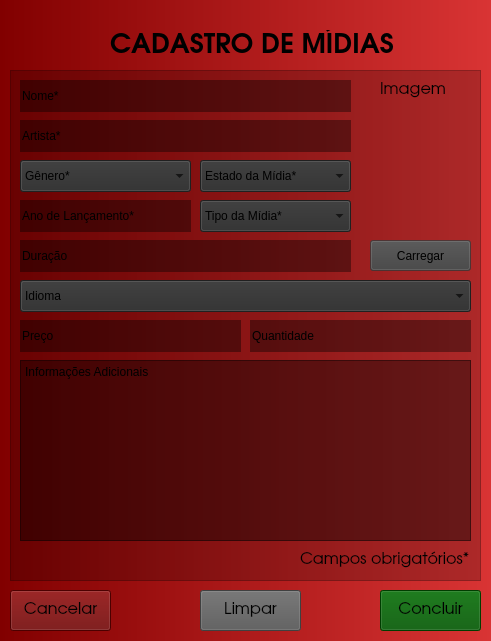
<?xml version="1.0" encoding="UTF-8"?>
<ui version="4.0">
 <class>frmCadastroMidia</class>
 <widget class="QWidget" name="frmCadastroMidia">
  <property name="windowModality">
   <enum>Qt::ApplicationModal</enum>
  </property>
  <property name="geometry">
   <rect>
    <x>0</x>
    <y>0</y>
    <width>491</width>
    <height>641</height>
   </rect>
  </property>
  <property name="minimumSize">
   <size>
    <width>491</width>
    <height>641</height>
   </size>
  </property>
  <property name="maximumSize">
   <size>
    <width>491</width>
    <height>641</height>
   </size>
  </property>
  <property name="font">
   <font>
    <weight>50</weight>
    <italic>false</italic>
    <bold>false</bold>
   </font>
  </property>
  <property name="windowTitle">
   <string>Cadastro de Mídias</string>
  </property>
  <property name="styleSheet">
   <string notr="true">#frmCadastroMidia
{ 
	background-color: qlineargradient(spread:pad, x1:0, y1:0, x2:1, y2:0, stop:0 rgba(129, 0, 0, 255), stop:1 rgba(217, 52, 52, 255));
   font: &quot;URW Gothic L&quot;;
}

#gpbMidia
{
	background-color: rgba(0, 0, 0, 50);
}

#btnCancelar
{
	background-color: rgb(106, 0, 0);
}

#btnLimpar
{	
	background-color: rgb(89, 89, 89);
}

#btnConcluir
{
	background-color: rgb(0, 85, 0);
}</string>
  </property>
  <widget class="QLabel" name="lblCadastroMidia">
   <property name="geometry">
    <rect>
     <x>110</x>
     <y>30</y>
     <width>291</width>
     <height>23</height>
    </rect>
   </property>
   <property name="minimumSize">
    <size>
     <width>0</width>
     <height>0</height>
    </size>
   </property>
   <property name="maximumSize">
    <size>
     <width>291</width>
     <height>23</height>
    </size>
   </property>
   <property name="font">
    <font>
     <family>URW Gothic L</family>
     <pointsize>20</pointsize>
     <weight>75</weight>
     <bold>true</bold>
    </font>
   </property>
   <property name="styleSheet">
    <string notr="true"/>
   </property>
   <property name="text">
    <string>CADASTRO DE MÍDIAS</string>
   </property>
  </widget>
  <widget class="QPushButton" name="btnCancelar">
   <property name="geometry">
    <rect>
     <x>10</x>
     <y>590</y>
     <width>101</width>
     <height>41</height>
    </rect>
   </property>
   <property name="minimumSize">
    <size>
     <width>0</width>
     <height>0</height>
    </size>
   </property>
   <property name="maximumSize">
    <size>
     <width>101</width>
     <height>41</height>
    </size>
   </property>
   <property name="font">
    <font>
     <family>URW Gothic L</family>
     <pointsize>12</pointsize>
    </font>
   </property>
   <property name="text">
    <string>Cancelar</string>
   </property>
  </widget>
  <widget class="QPushButton" name="btnConcluir">
   <property name="geometry">
    <rect>
     <x>380</x>
     <y>590</y>
     <width>101</width>
     <height>41</height>
    </rect>
   </property>
   <property name="minimumSize">
    <size>
     <width>0</width>
     <height>0</height>
    </size>
   </property>
   <property name="maximumSize">
    <size>
     <width>101</width>
     <height>41</height>
    </size>
   </property>
   <property name="font">
    <font>
     <family>URW Gothic L</family>
     <pointsize>12</pointsize>
    </font>
   </property>
   <property name="text">
    <string>Concluir</string>
   </property>
   <property name="autoDefault">
    <bool>false</bool>
   </property>
   <property name="default">
    <bool>false</bool>
   </property>
   <property name="flat">
    <bool>false</bool>
   </property>
  </widget>
  <widget class="QPushButton" name="btnLimpar">
   <property name="geometry">
    <rect>
     <x>200</x>
     <y>590</y>
     <width>101</width>
     <height>41</height>
    </rect>
   </property>
   <property name="minimumSize">
    <size>
     <width>0</width>
     <height>0</height>
    </size>
   </property>
   <property name="maximumSize">
    <size>
     <width>101</width>
     <height>41</height>
    </size>
   </property>
   <property name="font">
    <font>
     <family>URW Gothic L</family>
     <pointsize>12</pointsize>
    </font>
   </property>
   <property name="text">
    <string>Limpar</string>
   </property>
  </widget>
  <widget class="QFrame" name="gpbMidia">
   <property name="geometry">
    <rect>
     <x>10</x>
     <y>70</y>
     <width>471</width>
     <height>511</height>
    </rect>
   </property>
   <property name="maximumSize">
    <size>
     <width>471</width>
     <height>511</height>
    </size>
   </property>
   <property name="styleSheet">
    <string notr="true">.QLabel, .QPlainTextEdit, .QPushButton, .QComboBox, .QRadioButton, .QDateEdit, .QLineEdit
{
	font: 12pt &quot;URW Gothic L&quot;;;
}

QPlainTextEdit, .QLineEdit
{
	background-color: rgb(0, 0, 0, 100);
}

QComboBox
{	
	background-color: rgb(45, 45, 45);
}

.QPushButton
{	
	background-color: rgb(65, 65, 65, 150);
}</string>
   </property>
   <property name="frameShape">
    <enum>QFrame::StyledPanel</enum>
   </property>
   <property name="frameShadow">
    <enum>QFrame::Raised</enum>
   </property>
   <widget class="QLabel" name="lblCamposObrigatorios">
    <property name="geometry">
     <rect>
      <x>290</x>
      <y>480</y>
      <width>171</width>
      <height>21</height>
     </rect>
    </property>
    <property name="minimumSize">
     <size>
      <width>0</width>
      <height>0</height>
     </size>
    </property>
    <property name="maximumSize">
     <size>
      <width>16777215</width>
      <height>21</height>
     </size>
    </property>
    <property name="font">
     <font>
      <family>URW Gothic L</family>
      <pointsize>12</pointsize>
      <weight>50</weight>
      <italic>false</italic>
      <bold>false</bold>
     </font>
    </property>
    <property name="text">
     <string>Campos obrigatórios*</string>
    </property>
   </widget>
   <widget class="QComboBox" name="cmbTipo">
    <property name="geometry">
     <rect>
      <x>190</x>
      <y>130</y>
      <width>151</width>
      <height>32</height>
     </rect>
    </property>
    <property name="minimumSize">
     <size>
      <width>0</width>
      <height>0</height>
     </size>
    </property>
    <property name="maximumSize">
     <size>
      <width>151</width>
      <height>32</height>
     </size>
    </property>
    <item>
     <property name="text">
      <string>Tipo da Mídia*</string>
     </property>
    </item>
    <item>
     <property name="text">
      <string>CD</string>
     </property>
    </item>
    <item>
     <property name="text">
      <string>DVD</string>
     </property>
    </item>
    <item>
     <property name="text">
      <string>BluRay</string>
     </property>
    </item>
    <item>
     <property name="text">
      <string>VHS</string>
     </property>
    </item>
    <item>
     <property name="text">
      <string>Vinil</string>
     </property>
    </item>
   </widget>
   <widget class="QLineEdit" name="txtPreco">
    <property name="geometry">
     <rect>
      <x>10</x>
      <y>250</y>
      <width>221</width>
      <height>32</height>
     </rect>
    </property>
    <property name="maximumSize">
     <size>
      <width>400</width>
      <height>32</height>
     </size>
    </property>
    <property name="text">
     <string>Preço</string>
    </property>
    <property name="frame">
     <bool>false</bool>
    </property>
   </widget>
   <widget class="QLabel" name="lblImagem">
    <property name="geometry">
     <rect>
      <x>370</x>
      <y>10</y>
      <width>71</width>
      <height>21</height>
     </rect>
    </property>
    <property name="minimumSize">
     <size>
      <width>0</width>
      <height>0</height>
     </size>
    </property>
    <property name="maximumSize">
     <size>
      <width>16777215</width>
      <height>21</height>
     </size>
    </property>
    <property name="font">
     <font>
      <family>URW Gothic L</family>
      <pointsize>12</pointsize>
      <weight>50</weight>
      <italic>false</italic>
      <bold>false</bold>
     </font>
    </property>
    <property name="text">
     <string>Imagem</string>
    </property>
   </widget>
   <widget class="QComboBox" name="cmbIdioma">
    <property name="geometry">
     <rect>
      <x>10</x>
      <y>210</y>
      <width>451</width>
      <height>32</height>
     </rect>
    </property>
    <property name="minimumSize">
     <size>
      <width>0</width>
      <height>0</height>
     </size>
    </property>
    <property name="maximumSize">
     <size>
      <width>500</width>
      <height>32</height>
     </size>
    </property>
    <item>
     <property name="text">
      <string>Idioma</string>
     </property>
    </item>
    <item>
     <property name="text">
      <string>Alemão</string>
     </property>
    </item>
    <item>
     <property name="text">
      <string>Árabe</string>
     </property>
    </item>
    <item>
     <property name="text">
      <string>Coreano</string>
     </property>
    </item>
    <item>
     <property name="text">
      <string>Espanhol</string>
     </property>
    </item>
    <item>
     <property name="text">
      <string>Francês</string>
     </property>
    </item>
    <item>
     <property name="text">
      <string>Inglês</string>
     </property>
    </item>
    <item>
     <property name="text">
      <string>Italiano</string>
     </property>
    </item>
    <item>
     <property name="text">
      <string>Japonês</string>
     </property>
    </item>
    <item>
     <property name="text">
      <string>Madarin</string>
     </property>
    </item>
    <item>
     <property name="text">
      <string>Português</string>
     </property>
    </item>
    <item>
     <property name="text">
      <string>Russo</string>
     </property>
    </item>
    <item>
     <property name="text">
      <string>Outro...</string>
     </property>
    </item>
   </widget>
   <widget class="QLabel" name="ptbImagem">
    <property name="geometry">
     <rect>
      <x>360</x>
      <y>40</y>
      <width>101</width>
      <height>121</height>
     </rect>
    </property>
    <property name="minimumSize">
     <size>
      <width>0</width>
      <height>0</height>
     </size>
    </property>
    <property name="maximumSize">
     <size>
      <width>16777215</width>
      <height>121</height>
     </size>
    </property>
    <property name="font">
     <font>
      <family>URW Gothic L</family>
      <pointsize>12</pointsize>
      <weight>50</weight>
      <italic>false</italic>
      <bold>false</bold>
     </font>
    </property>
    <property name="styleSheet">
     <string notr="true">border-image: url(:/Imagens/Others/DVD.png) 0 0 0 0 stretch stretch;</string>
    </property>
    <property name="text">
     <string/>
    </property>
   </widget>
   <widget class="QPlainTextEdit" name="rtxInformacoes">
    <property name="geometry">
     <rect>
      <x>10</x>
      <y>290</y>
      <width>451</width>
      <height>181</height>
     </rect>
    </property>
    <property name="minimumSize">
     <size>
      <width>451</width>
      <height>181</height>
     </size>
    </property>
    <property name="maximumSize">
     <size>
      <width>16777215</width>
      <height>181</height>
     </size>
    </property>
    <property name="plainText">
     <string>Informações Adicionais</string>
    </property>
   </widget>
   <widget class="QComboBox" name="cmbEstado">
    <property name="geometry">
     <rect>
      <x>190</x>
      <y>90</y>
      <width>151</width>
      <height>32</height>
     </rect>
    </property>
    <property name="minimumSize">
     <size>
      <width>0</width>
      <height>0</height>
     </size>
    </property>
    <property name="maximumSize">
     <size>
      <width>151</width>
      <height>32</height>
     </size>
    </property>
    <item>
     <property name="text">
      <string>Estado da Mídia*</string>
     </property>
    </item>
    <item>
     <property name="text">
      <string>Usada</string>
     </property>
    </item>
    <item>
     <property name="text">
      <string>Nova</string>
     </property>
    </item>
   </widget>
   <widget class="QLineEdit" name="txtQuantidade">
    <property name="geometry">
     <rect>
      <x>240</x>
      <y>250</y>
      <width>221</width>
      <height>32</height>
     </rect>
    </property>
    <property name="maximumSize">
     <size>
      <width>400</width>
      <height>32</height>
     </size>
    </property>
    <property name="text">
     <string>Quantidade</string>
    </property>
    <property name="frame">
     <bool>false</bool>
    </property>
   </widget>
   <widget class="QLineEdit" name="txtNome">
    <property name="geometry">
     <rect>
      <x>10</x>
      <y>10</y>
      <width>331</width>
      <height>32</height>
     </rect>
    </property>
    <property name="maximumSize">
     <size>
      <width>400</width>
      <height>32</height>
     </size>
    </property>
    <property name="text">
     <string>Nome*</string>
    </property>
    <property name="frame">
     <bool>false</bool>
    </property>
   </widget>
   <widget class="QComboBox" name="cmbGenero">
    <property name="geometry">
     <rect>
      <x>10</x>
      <y>90</y>
      <width>171</width>
      <height>32</height>
     </rect>
    </property>
    <property name="minimumSize">
     <size>
      <width>0</width>
      <height>0</height>
     </size>
    </property>
    <property name="maximumSize">
     <size>
      <width>171</width>
      <height>32</height>
     </size>
    </property>
    <item>
     <property name="text">
      <string>Gênero*</string>
     </property>
    </item>
    <item>
     <property name="text">
      <string>Blues</string>
     </property>
    </item>
    <item>
     <property name="text">
      <string>Country</string>
     </property>
    </item>
    <item>
     <property name="text">
      <string>Eletrônica</string>
     </property>
    </item>
    <item>
     <property name="text">
      <string>Folk</string>
     </property>
    </item>
    <item>
     <property name="text">
      <string>Hip Hop</string>
     </property>
    </item>
    <item>
     <property name="text">
      <string>Jazz</string>
     </property>
    </item>
    <item>
     <property name="text">
      <string>Metal</string>
     </property>
    </item>
    <item>
     <property name="text">
      <string>Pop</string>
     </property>
    </item>
    <item>
     <property name="text">
      <string>Reggae</string>
     </property>
    </item>
    <item>
     <property name="text">
      <string>R&amp;B</string>
     </property>
    </item>
    <item>
     <property name="text">
      <string>Rock</string>
     </property>
    </item>
    <item>
     <property name="text">
      <string>Progressivo</string>
     </property>
    </item>
    <item>
     <property name="text">
      <string>Psicodélico</string>
     </property>
    </item>
    <item>
     <property name="text">
      <string>Outro...</string>
     </property>
    </item>
   </widget>
   <widget class="QPushButton" name="btnCarregar">
    <property name="geometry">
     <rect>
      <x>360</x>
      <y>170</y>
      <width>101</width>
      <height>31</height>
     </rect>
    </property>
    <property name="minimumSize">
     <size>
      <width>0</width>
      <height>0</height>
     </size>
    </property>
    <property name="maximumSize">
     <size>
      <width>101</width>
      <height>41</height>
     </size>
    </property>
    <property name="text">
     <string>Carregar</string>
    </property>
   </widget>
   <widget class="QLineEdit" name="txtDuracao">
    <property name="geometry">
     <rect>
      <x>10</x>
      <y>170</y>
      <width>331</width>
      <height>32</height>
     </rect>
    </property>
    <property name="maximumSize">
     <size>
      <width>400</width>
      <height>32</height>
     </size>
    </property>
    <property name="text">
     <string>Duração</string>
    </property>
    <property name="frame">
     <bool>false</bool>
    </property>
   </widget>
   <widget class="QLineEdit" name="txtArtista">
    <property name="geometry">
     <rect>
      <x>10</x>
      <y>50</y>
      <width>331</width>
      <height>32</height>
     </rect>
    </property>
    <property name="maximumSize">
     <size>
      <width>400</width>
      <height>32</height>
     </size>
    </property>
    <property name="text">
     <string>Artista*</string>
    </property>
    <property name="frame">
     <bool>false</bool>
    </property>
   </widget>
   <widget class="QLineEdit" name="txtAnoLancamento">
    <property name="geometry">
     <rect>
      <x>10</x>
      <y>130</y>
      <width>171</width>
      <height>32</height>
     </rect>
    </property>
    <property name="maximumSize">
     <size>
      <width>400</width>
      <height>32</height>
     </size>
    </property>
    <property name="text">
     <string>Ano de Lançamento*</string>
    </property>
    <property name="frame">
     <bool>false</bool>
    </property>
   </widget>
  </widget>
 </widget>
 <tabstops>
  <tabstop>txtNome</tabstop>
  <tabstop>txtArtista</tabstop>
  <tabstop>cmbGenero</tabstop>
  <tabstop>cmbEstado</tabstop>
  <tabstop>txtAnoLancamento</tabstop>
  <tabstop>cmbTipo</tabstop>
  <tabstop>txtDuracao</tabstop>
  <tabstop>btnCarregar</tabstop>
  <tabstop>cmbIdioma</tabstop>
  <tabstop>txtPreco</tabstop>
  <tabstop>txtQuantidade</tabstop>
  <tabstop>rtxInformacoes</tabstop>
  <tabstop>btnCancelar</tabstop>
  <tabstop>btnLimpar</tabstop>
  <tabstop>btnConcluir</tabstop>
 </tabstops>
 <resources/>
 <connections/>
</ui>
